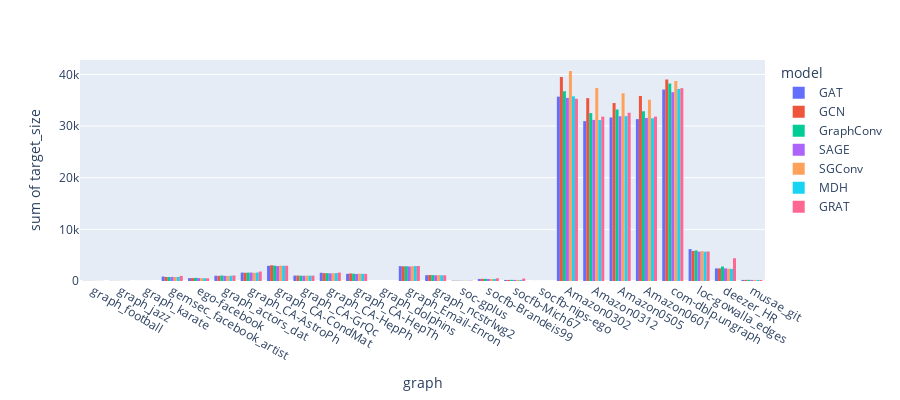

The code cell stored with this chart in its notebook:
### Code cell
fig = px.histogram(Full, x="graph", y="target_size",
             color='model', barmode='group',
             height=400)
fig.show()

### Figure 1 — Plotly figure (JSON) as saved in the notebook; plotly's stock layout.template omitted (floating-point values rounded to 4 significant figures)
{"data": [{"alignmentgroup": "True", "bingroup": "x", "histfunc": "sum", "hovertemplate": "model=GAT<br>graph=%{x}<br>sum of target_size=%{y}<extra></extra>", "legendgroup": "GAT", "marker": {"color": "#636efa", "pattern": {"shape": ""}}, "name": "GAT", "offsetgroup": "GAT", "orientation": "v", "showlegend": true, "type": "histogram", "x": ["graph_football", "graph_jazz", "graph_karate", "gemsec_facebook_artist", "ego-facebook", "graph_actors_dat", "graph_CA-AstroPh", "graph_CA-CondMat", "graph_CA-GrQc", "graph_CA-HepPh", "graph_CA-HepTh", "graph_dolphins", "graph_Email-Enron", "graph_ncstrlwg2", "soc-gplus", "socfb-Brandeis99", "socfb-Mich67", "socfb-nips-ego", "Amazon0302", "Amazon0312", "Amazon0505", "Amazon0601", "com-dblp.ungraph", "loc-gowalla_edges", "deezer_HR", "musae_git"], "xaxis": "x", "y": [38, 32, 11, 862, 552, 1021, 1631, 2939, 1052, 1590, 1394, 5, 2875, 1120, 68, 398, 204, 10, 35702, 30949, 31666, 31346, 37074, 6180, 2438, 208], "yaxis": "y"}, {"alignmentgroup": "True", "bingroup": "x", "histfunc": "sum", "hovertemplate": "model=GCN<br>graph=%{x}<br>sum of target_size=%{y}<extra></extra>", "legendgroup": "GCN", "marker": {"color": "#EF553B", "pattern": {"shape": ""}}, "name": "GCN", "offsetgroup": "GCN", "orientation": "v", "showlegend": true, "type": "histogram", "x": ["graph_football", "graph_jazz", "graph_karate", "gemsec_facebook_artist", "ego-facebook", "graph_actors_dat", "graph_CA-AstroPh", "graph_CA-CondMat", "graph_CA-GrQc", "graph_CA-HepPh", "graph_CA-HepTh", "graph_dolphins", "graph_Email-Enron", "graph_ncstrlwg2", "soc-gplus", "socfb-Brandeis99", "socfb-Mich67", "socfb-nips-ego", "Amazon0302", "Amazon0312", "Amazon0505", "Amazon0601", "com-dblp.ungraph", "loc-gowalla_edges", "deezer_HR", "musae_git"], "xaxis": "x", "y": [35, 29, 8, 773, 561, 995, 1598, 3038, 1052, 1517, 1455, 3, 2839, 1155, 69, 418, 203, 10, 39503, 35410, 34460, 35820, 39022, 5824, 2437, 214], "yaxis": "y"}, {"alignmentgroup": "True", "bingroup": "x", "histfunc": "sum", "hovertemplate": "model=GraphConv<br>graph=%{x}<br>sum of target_size=%{y}<extra></extra>", "legendgroup": "GraphConv", "marker": {"color": "#00cc96", "pattern": {"shape": ""}}, "name": "GraphConv", "offsetgroup": "GraphConv", "orientation": "v", "showlegend": true, "type": "histogram", "x": ["graph_football", "graph_jazz", "graph_karate", "gemsec_facebook_artist", "ego-facebook", "graph_actors_dat", "graph_CA-AstroPh", "graph_CA-CondMat", "graph_CA-GrQc", "graph_CA-HepPh", "graph_CA-HepTh", "graph_dolphins", "graph_Email-Enron", "graph_ncstrlwg2", "soc-gplus", "socfb-Brandeis99", "socfb-Mich67", "socfb-nips-ego", "Amazon0302", "Amazon0312", "Amazon0505", "Amazon0601", "com-dblp.ungraph", "loc-gowalla_edges", "deezer_HR", "musae_git"], "xaxis": "x", "y": [34, 33, 9, 781, 609, 1068, 1621, 2977, 1029, 1519, 1413, 3, 2852, 1135, 69, 423, 225, 10, 36742, 32518, 33211, 32869, 38239, 5919, 2796, 226], "yaxis": "y"}, {"alignmentgroup": "True", "bingroup": "x", "histfunc": "sum", "hovertemplate": "model=SAGE<br>graph=%{x}<br>sum of target_size=%{y}<extra></extra>", "legendgroup": "SAGE", "marker": {"color": "#ab63fa", "pattern": {"shape": ""}}, "name": "SAGE", "offsetgroup": "SAGE", "orientation": "v", "showlegend": true, "type": "histogram", "x": ["graph_football", "graph_jazz", "graph_karate", "gemsec_facebook_artist", "ego-facebook", "graph_actors_dat", "graph_CA-AstroPh", "graph_CA-CondMat", "graph_CA-GrQc", "graph_CA-HepPh", "graph_CA-HepTh", "graph_dolphins", "graph_Email-Enron", "graph_ncstrlwg2", "soc-gplus", "socfb-Brandeis99", "socfb-Mich67", "socfb-nips-ego", "Amazon0302", "Amazon0312", "Amazon0505", "Amazon0601", "com-dblp.ungraph", "loc-gowalla_edges", "deezer_HR", "musae_git"], "xaxis": "x", "y": [34, 30, 8, 792, 558, 998, 1635, 2885, 1010, 1487, 1366, 3, 2810, 1102, 69, 395, 209, 10, 35453, 31199, 31901, 31576, 36566, 5680, 2442, 206], "yaxis": "y"}, {"alignmentgroup": "True", "bingroup": "x", "histfunc": "sum", "hovertemplate": "model=SGConv<br>graph=%{x}<br>sum of target_size=%{y}<extra></extra>", "legendgroup": "SGConv", "marker": {"color": "#FFA15A", "pattern": {"shape": ""}}, "name": "SGConv", "offsetgroup": "SGConv", "orientation": "v", "showlegend": true, "type": "histogram", "x": ["graph_football", "graph_jazz", "graph_karate", "gemsec_facebook_artist", "ego-facebook", "graph_actors_dat", "graph_CA-AstroPh", "graph_CA-CondMat", "graph_CA-GrQc", "graph_CA-HepPh", "graph_CA-HepTh", "graph_dolphins", "graph_Email-Enron", "graph_ncstrlwg2", "soc-gplus", "socfb-Brandeis99", "socfb-Mich67", "socfb-nips-ego", "Amazon0302", "Amazon0312", "Amazon0505", "Amazon0601", "com-dblp.ungraph", "loc-gowalla_edges", "deezer_HR", "musae_git"], "xaxis": "x", "y": [35, 29, 8, 783, 549, 995, 1576, 2978, 1036, 1504, 1424, 3, 2848, 1149, 69, 401, 205, 10, 40657, 37386, 36360, 35097, 38728, 5783, 2388, 214], "yaxis": "y"}, {"alignmentgroup": "True", "bingroup": "x", "histfunc": "sum", "hovertemplate": "model=MDH<br>graph=%{x}<br>sum of target_size=%{y}<extra></extra>", "legendgroup": "MDH", "marker": {"color": "#19d3f3", "pattern": {"shape": ""}}, "name": "MDH", "offsetgroup": "MDH", "orientation": "v", "showlegend": true, "type": "histogram", "x": ["graph_football", "graph_jazz", "graph_karate", "gemsec_facebook_artist", "ego-facebook", "graph_actors_dat", "graph_CA-AstroPh", "graph_CA-CondMat", "graph_CA-GrQc", "graph_CA-HepPh", "graph_CA-HepTh", "graph_dolphins", "graph_Email-Enron", "graph_ncstrlwg2", "soc-gplus", "socfb-Brandeis99", "socfb-Mich67", "socfb-nips-ego", "Amazon0302", "Amazon0312", "Amazon0505", "Amazon0601", "com-dblp.ungraph", "loc-gowalla_edges", "deezer_HR", "musae_git"], "xaxis": "x", "y": [31, 31, 8, 790, 528, 1014, 1638, 2938, 1033, 1529, 1388, 3, 2881, 1108, 69, 395, 202, 10, 35766, 31165, 31926, 31507, 37197, 5670, 2346, 196], "yaxis": "y"}, {"alignmentgroup": "True", "bingroup": "x", "histfunc": "sum", "hovertemplate": "model=GRAT<br>graph=%{x}<br>sum of target_size=%{y}<extra></extra>", "legendgroup": "GRAT", "marker": {"color": "#FF6692", "pattern": {"shape": ""}}, "name": "GRAT", "offsetgroup": "GRAT", "orientation": "v", "showlegend": true, "type": "histogram", "x": ["graph_football", "graph_jazz", "graph_karate", "gemsec_facebook_artist", "ego-facebook", "graph_actors_dat", "graph_CA-AstroPh", "graph_CA-CondMat", "graph_CA-GrQc", "graph_CA-HepPh", "graph_CA-HepTh", "graph_dolphins", "graph_Email-Enron", "graph_ncstrlwg2", "soc-gplus", "socfb-Brandeis99", "socfb-Mich67", "socfb-nips-ego", "Amazon0302", "Amazon0312", "Amazon0505", "Amazon0601", "com-dblp.ungraph", "loc-gowalla_edges", "deezer_HR", "musae_git"], "xaxis": "x", "y": [32, 33, 8, 978, 528, 1074, 1832, 2951, 1036, 1634, 1382, 3, 2911, 1110, 69, 519, 475, 10, 35295, 31829, 32587, 31839, 37340, 5713, 4402, 206], "yaxis": "y"}], "layout": {"barmode": "group", "height": 400, "legend": {"title": {"text": "model"}, "tracegroupgap": 0}, "margin": {"t": 60}, "xaxis": {"anchor": "y", "domain": [0, 1], "title": {"text": "graph"}}, "yaxis": {"anchor": "x", "domain": [0, 1], "title": {"text": "sum of target_size"}}}}
